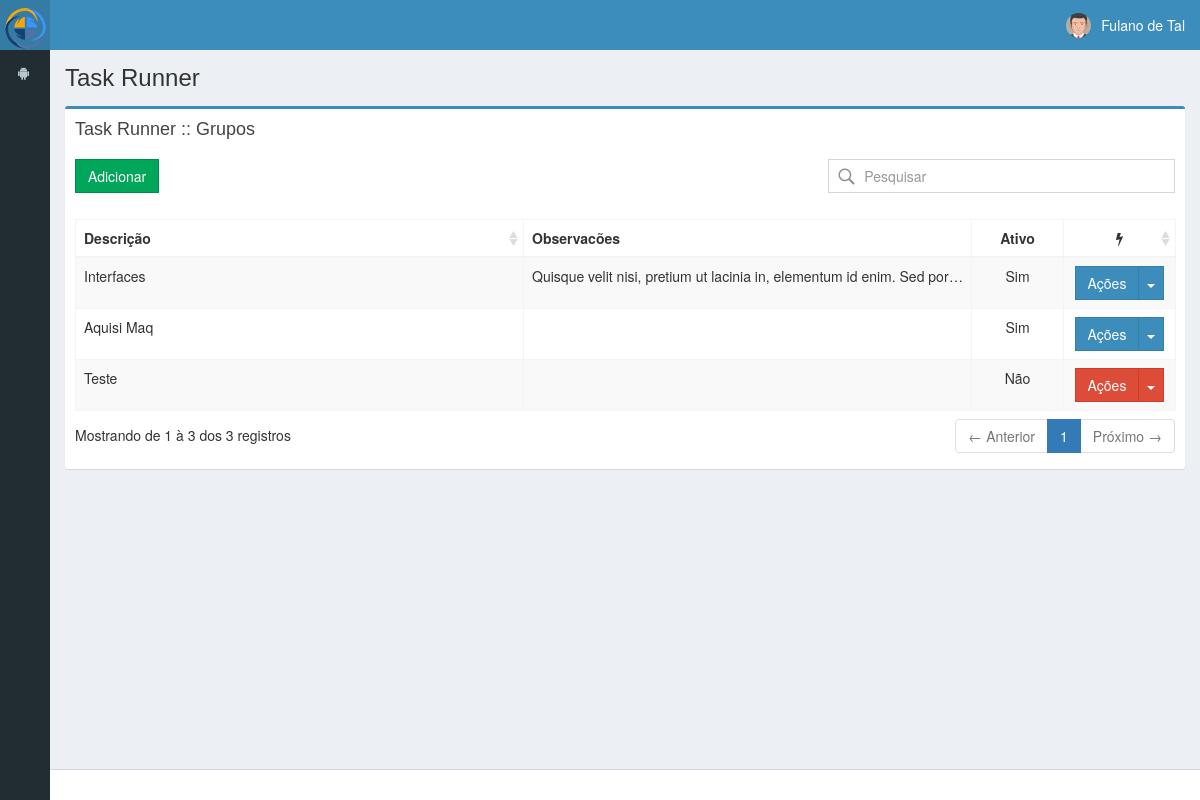
The app's page /index.php/robostart/grupos with its own data.
### tables this page shows
CREATE TABLE `robo_grupos` (
  `id` int(11) NOT NULL AUTO_INCREMENT,
  `descricao` varchar(255) NOT NULL,
  `observacoes` text,
  `ativo` tinyint(1) NOT NULL DEFAULT '1' COMMENT '0-Não, 1-Sim',
  PRIMARY KEY (`id`)
);

### application/controllers/RoboStart.php (called while the page is built, shortened)
<?php
class RoboStart extends CI_Controller{
    public function __construct() {
        $this->load->model("robo_config_model", "robo");
        $this->load->model("robo_grupos_model", "grupos");
        $this->load->model("robo_agenda_model", "agenda");
        $this->load->model("robo_server_exec_model", "execucao");
        $this->load->library('form_validation');
        $this->load->helper("html_utils_helper");
        $this->data['title'] = 'Task Runner';
    }
    public function grupos(){
        $this->data['subTitle'] = 'Task Runner :: Grupos';
        $this->data['grupos']   = $this->grupos->getAll();
        $this->load->view("robo/grupos", $this->data);
    }
}

### index.php (called while the page is built, shortened)
<?php
require_once BASEPATH.'core/CodeIgniter.php';

### application/models/Robo_grupos_model.php (called while the page is built, shortened)
<?php
class Robo_grupos_model extends CI_Model {
    function getAll() {
        return $this->db->get("robo_grupos")->result_array();
    }
}

### application/views/robo/grupos.php (the view, shortened to what this page needs)
<!DOCTYPE html>
<html>
    <head>
        <link rel="stylesheet" href="<?php echo base_url() ?>assets/bootstrap/css/bootstrap.min.css">
        <link rel="stylesheet" type="text/css" href="<?php echo base_url(); ?>assets/dist/css/font-awesome.css">
        <link rel="stylesheet" type="text/css" href="<?php echo base_url(); ?>assets/dist/css/ionicons.min.css">
        <link rel="stylesheet" type="text/css" href="<?php echo base_url(); ?>assets/dist/css/AdminLTE.css">
        <link rel="stylesheet" type="text/css" href="<?php echo base_url() ?>assets/dist/css/skins/_all-skins.min.css">
        <link rel="stylesheet" type="text/css" href="<?php echo base_url() ?>assets/plugins/datatables/dataTables.bootstrap.css" />
        <link rel="stylesheet" href="<?php echo base_url() ?>assets/custom/css/application.custom.css">
    </head>
    <body class="hold-transition skin-blue sidebar-mini sidebar-collapse">
        <div class="wrapper">
            <div class="content-wrapper">
                <section class="content-header">
                    <h1>
                        <?php echo $title; ?>
                    </h1>
                </section>
                <section class="content">
                    <div class="row">
                        <div class="col-xs-12">
                            <div class="box box-primary allow-preloader">
                                <div class="box-header">
                                    <h3 class="box-title"><?php echo $subTitle; ?></h3>
                                </div>
                                <div class="box-body">
                                    <div class="row push">
                                        <div class="col-xs-2 col-sm-4 col-md-5 col-lg-8">
                                            <a href="<?php echo base_url(); ?>grupos/adicionar" class="btn btn-success btn-flat">Adicionar</a>
                                        </div>
                                        <div class="col-xs-9 col-xs-offset-1 col-sm-8 col-sm-offset-0 col-md-7 col-lg-4 text-right">
                                            <input name="search" class="form-control" autocomplete="off" placeholder="Pesquisar" type="text" role="data-table-filter" target="#data-table-grupos">
                                        </div>
                                    </div>
                                </div>
                                <div class="box-body">
                                    <table class="table table-bordered table-striped table-hover data-table" id="data-table-grupos" pageLength="15" ignoreOrder="1,2" aaSorting='[]'>
                                        <thead>
                                            <tr>
                                                <th>Descrição</th>
                                                <th>Observacões</th>
                                                <th style="width: 75px" class="text-center">Ativo</th>
                                                <th style="width: 95px" class="text-center"><i class="fa fa-flash"></i></th>
                                            </tr>
                                        </thead>
                                        <tbody>
                                            <?php foreach($grupos as $grupo){?>
                                                <tr data-id="<?php echo md5($grupo["id"]); ?>">
                                                    <td class="truncate"><?php echo $grupo["descricao"];?></td>
                                                    <td class="truncate"><?php echo $grupo["observacoes"];?></td>
                                                    <td class="text-center"><?php echo $grupo["ativo"] == 1 ? 'Sim' : 'Não';?></td>
                                                    <td class="text-center">
                                                        <div class="btn-group" data-id="<?php echo md5($grupo["id"]); ?>">
                                                            <button type="button" class="btn btn-<?php echo $grupo["ativo"] == 1 ? 'primary' : 'danger';?> btn-flat">Ações</button>
                                                            <button type="button" class="btn btn-<?php echo $grupo["ativo"] == 1 ? 'primary' : 'danger';?> btn-flat dropdown-toggle" data-toggle="dropdown" aria-expanded="false">
                                                                <span class="caret"></span>
                                                            </button>
                                                        </div>
                                                    </td>
                                                </tr>
                                            <?php }?>
                                        </tbody>
                                    </table>
                                </div>
                            </div>
                        </div>
                    </div>
                </section>
            </div>
        </div>
    </body>
</html>

### assets/custom/css/application.custom.css (style rules this page uses)
@media (max-width: 1200px) { .content-wrapper { margin-top: 50px !important; } }
html, body { height: 100%; }
input[name='search'] { background: url(i/search.png) no-repeat 5px center;padding-left: 35px }
table.data-table, table { table-layout: fixed }
.truncate { white-space: nowrap; overflow: hidden; text-overflow: ellipsis; }

### assets/custom/css/animation.custom.css (style rules this page uses)
div.box { display: block; }

### records on screen
robo_grupos: descricao "Interfaces", observacoes "Quisque velit nisi, pretium ut lacinia in, elementum id enim. Sed por…", ativo "Sim"
robo_grupos: descricao "Aquisi Maq", ativo "Sim"
robo_grupos: descricao "Teste", ativo "Não"

### other values on screen
$title "Task Runner"
$subTitle "Task Runner :: Grupos"
